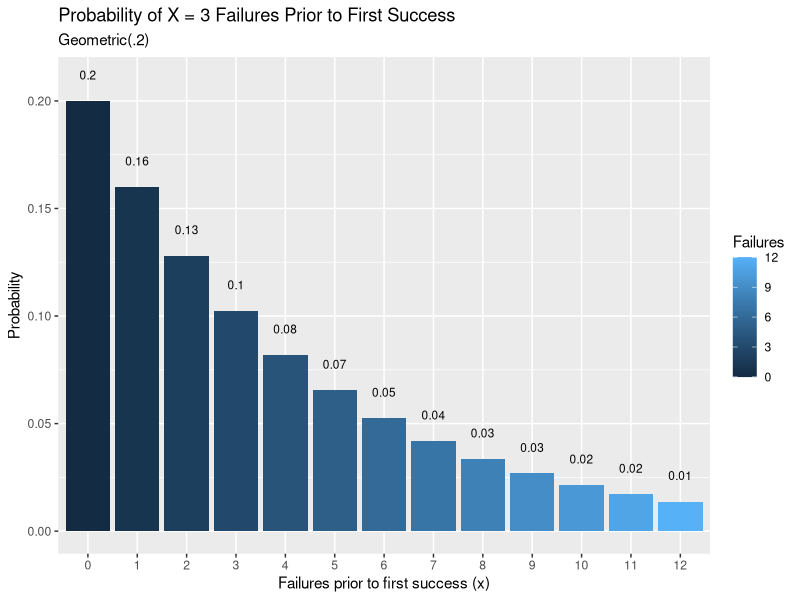
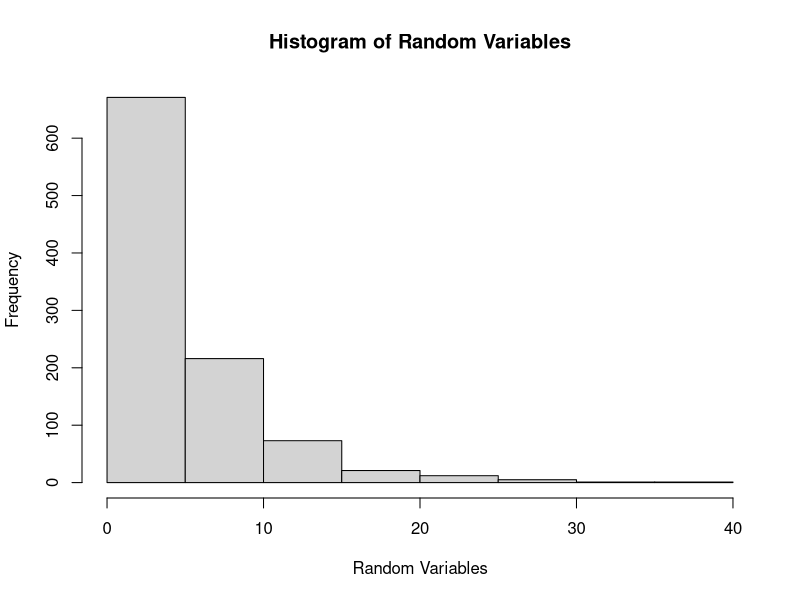

Generate these figures, in order, with R:
p = 0.2
n = 0:12
# geometric distribution
dist <- dgeom(x = n, prob = p)
round(dist, 5)

#generating 1000 random variables
beforerand <- rgeom(n = 1000, prob = p)
rand <-beforerand+1

mean_rand <- round(mean(rand),2)
mean_rand
var_rand <- round(var(rand),2)
var_rand
sd_rand <- round(sd(rand),2)
sd_rand

library(dplyr)
library(ggplot2)

data.frame(x = 0:12, prob = dgeom(x = 0:12, prob = p)) %>%
  mutate(Failures = ifelse(x == n, n, "other")) %>%
  ggplot(aes(x = factor(x), y = prob, fill = Failures)) +
  geom_col() +
  geom_text(
    aes(label = round(prob,2), y = prob + 0.01),
    position = position_dodge(0.9),
    size = 3,
    vjust = 0
  ) +
  labs(title = "Probability of X = 3 Failures Prior to First Success",
       subtitle = "Geometric(.2)",
       x = "Failures prior to first success (x)",
       y = "Probability") 

hist(rand, main="Histogram of Random Variables",xlab="Random Variables")
